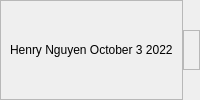
        <widget class="QWidget" name="footerContainer" native="true">
         <layout class="QHBoxLayout" name="horizontalLayout_12">
          <property name="spacing">
           <number>0</number>
          </property>
          <property name="leftMargin">
           <number>0</number>
          </property>
          <property name="topMargin">
           <number>0</number>
          </property>
          <property name="rightMargin">
           <number>0</number>
          </property>
          <property name="bottomMargin">
           <number>0</number>
          </property>
          <item>
           <widget class="QFrame" name="footerFrame">
            <property name="frameShape">
             <enum>QFrame::StyledPanel</enum>
            </property>
            <property name="frameShadow">
             <enum>QFrame::Raised</enum>
            </property>
            <layout class="QHBoxLayout" name="horizontalLayout_13">
             <item>
              <widget class="QLabel" name="footerLabel">
               <property name="text">
                <string>Henry Nguyen October 3 2022</string>
               </property>
              </widget>
             </item>
            </layout>
           </widget>
          </item>
          <item>
           <widget class="QFrame" name="sizeGrip">
            <property name="minimumSize">
             <size>
              <width>10</width>
              <height>10</height>
             </size>
            </property>
            <property name="maximumSize">
             <size>
              <width>40</width>
              <height>40</height>
             </size>
            </property>
            <property name="frameShape">
             <enum>QFrame::StyledPanel</enum>
            </property>
            <property name="frameShadow">
             <enum>QFrame::Raised</enum>
            </property>
           </widget>
          </item>
         </layout>
        </widget>
